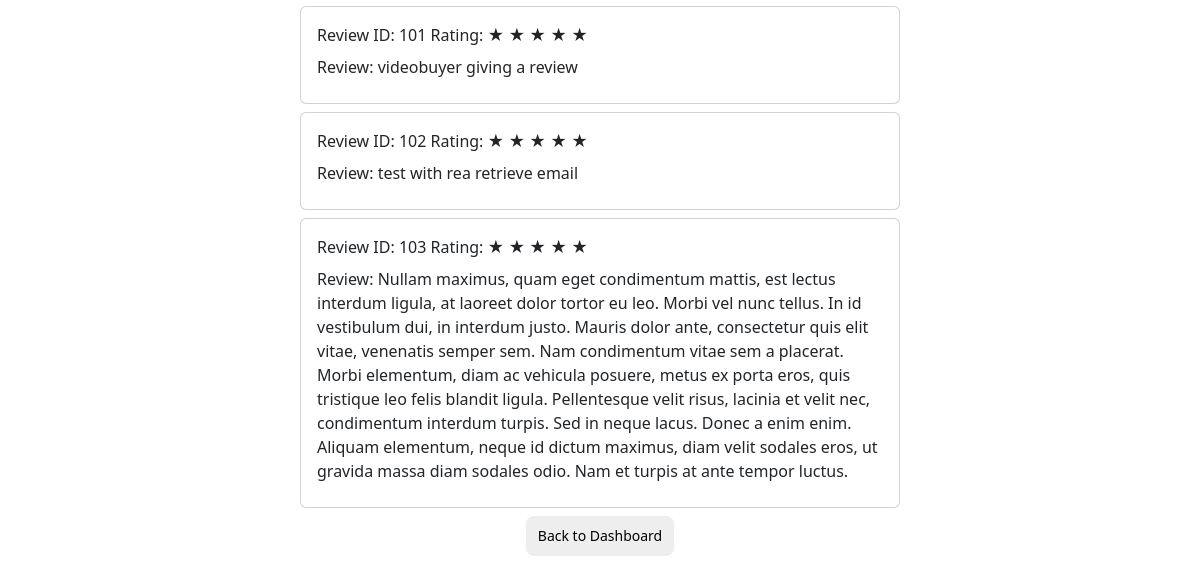
Page /viewReviews (signed in, lower part) on the earlier database version.
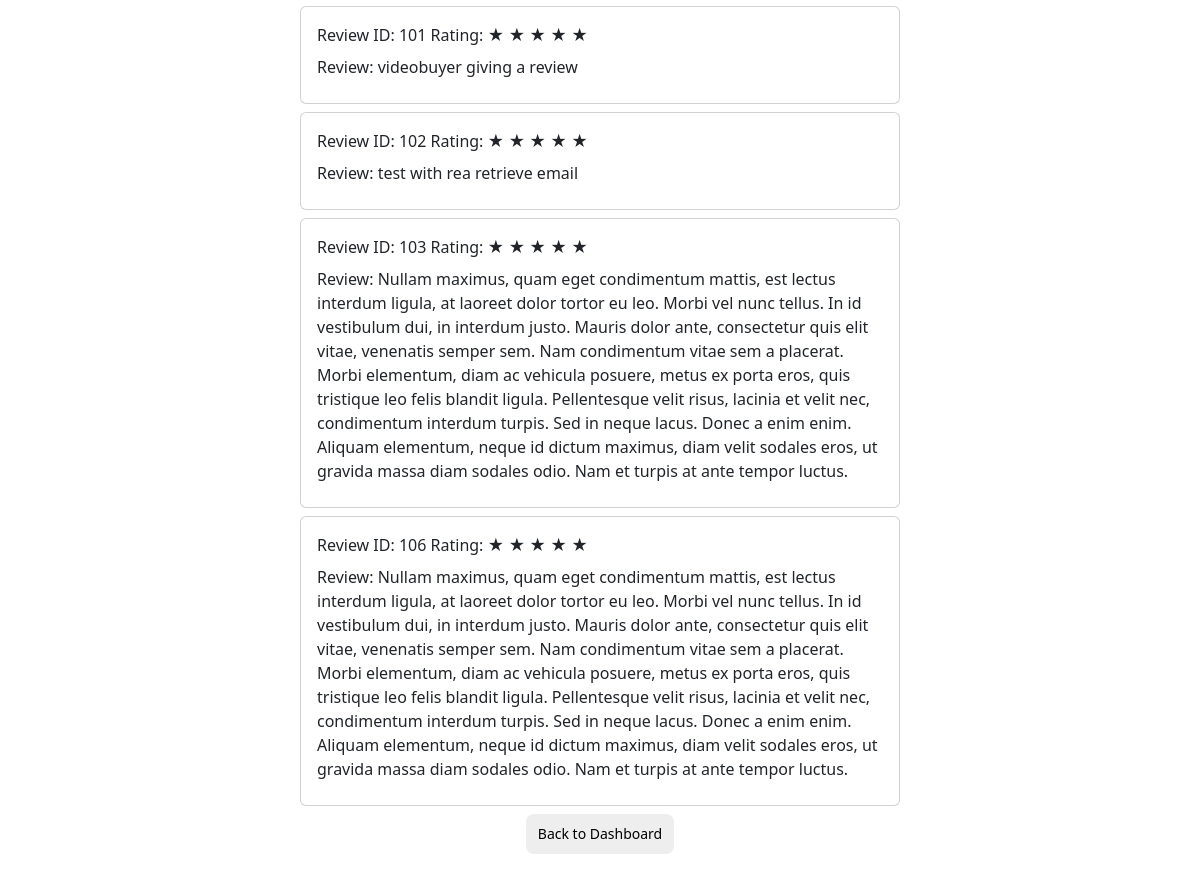
Same page on the later database version.
### app/entity/models.py (models this page shows, shortened)
class Review(Base):
    __tablename__ = "review"
    review_id = Column(Integer, primary_key=True, autoincrement=True, unique=True)
    review = Column(String(255), nullable=False)
    rating = Column(Integer, nullable=False)
    user_id = Column(Integer, ForeignKey('users_info.user_id'))
    rea_id = Column(Integer, ForeignKey('users_info.user_id'))
    @classmethod
    def get_reviews_by_rea_id(cls, rea_id):
        reviews = session.query(cls).filter(cls.rea_id==rea_id).all()
        return reviews
    def __repr__(self):
        return f'User("{self.user_id}","{self.review}","{self.rating}","{self.review_id}", "{self.rea_id}")'

### app/boundary/reaBoundary.py (the view)
@reaBP.route('/viewReviews', methods=['GET', 'POST'])
def view_review():
    return reaBoundary.view_reviews()

### app/boundary/reaBoundary.py (called while the page is built)
    def view_reviews(self):
        if request.method == 'GET':
            result = loginController.dashboard()
            if 'redirect' in result:
                return redirect(result['redirect'])
            user = result.get('user')
            print("Real Estate Agent ID: "+ str(user.user_id))
            reaController = reaReviewController()
            reviews = reaController.view_reviews(user.user_id)
            print(reviews)
        return render_template('REAgent/view-reviews.html', reviews=reviews)

### app/control/loginController.py (called while the page is built)
    def dashboard():
        if 'user_id' in session:
            user_id = session['user_id']
            user = User.dashboard(user_id)
            if user:
                return {'template': '/login/dashboard.html', 'user': user}
        return {'redirect': '/login'}

### app/control/reaController.py (called while the page is built)
    def view_reviews(self, rea_id):
        reviews = Review.get_reviews_by_rea_id(rea_id)
        return reviews

### app/entity/models.py (called while the page is built)
    def dashboard(user_id):
        user = session.query(User).filter_by(user_id=user_id).first()
        return user

### app/templates/REAgent/view-reviews.html (shortened to what this page needs)
{% extends 'base.html' %}
{% block body %}
{% for review in reviews %}
<div>
    <div class="'container my-2">
        <div class="row-12 d-flex align-items-center h-100 justify-content-center flex-column">
            <div class="col-xl-6 col-lg-6 col-md-6 col-sm-12">
                <div class="card">
                    <div class="card-body">
                        <div>
                            <label for="role" class="form-label">Review ID: {{review.review_id}}</label>
                            <label for="role" class="form-label">Rating:
                                {% for i in range(review.rating) %}
                                <span class="fa fa-star checked">★</span>
                                {% endfor %}
                            </label><br>
                            <label for="role" class="form-label">Review: {{review.review}}</label>
                        </div>
                    </div>
                </div>
            </div>
        </div>
    </div>
</div>
{% endfor %}
<div class="center-container">
<div>
    <button style="background-color: #eee; border-radius: 8px; border: 0; cursor: pointer; display: inline-block; font-size: 14px; font-weight: 500; line-height: 20px; margin: 0; padding: 10px 12px; text-align: center;" onclick="back()">Back to Dashboard</button></div>
</div>
    <br>
{% endblock %}

Differences in the rows shown:
added Review: review_id "106", rating 5 (drawn), review "Nullam maximus, quam eget condimentum mattis, est lectus interdum ligula, at laoreet dolor tortor eu leo. Morbi vel nunc tellus. In id vestibulum dui, in interdum justo. Mauris dolor ante, consectetur quis elit vitae, venenatis semper sem. Nam condimentum vitae sem a placerat. Morbi elementum, diam ac vehicula posuere, metus ex porta eros, quis tristique leo felis blandit ligula. Pellentesque velit risus, lacinia et velit nec, condimentum interdum turpis. Sed in neque lacus. Donec a enim enim. Aliquam elementum, neque id dictum maximus, diam velit sodales eros, ut gravida massa diam sodales odio. Nam et turpis at ante tempor luctus."
